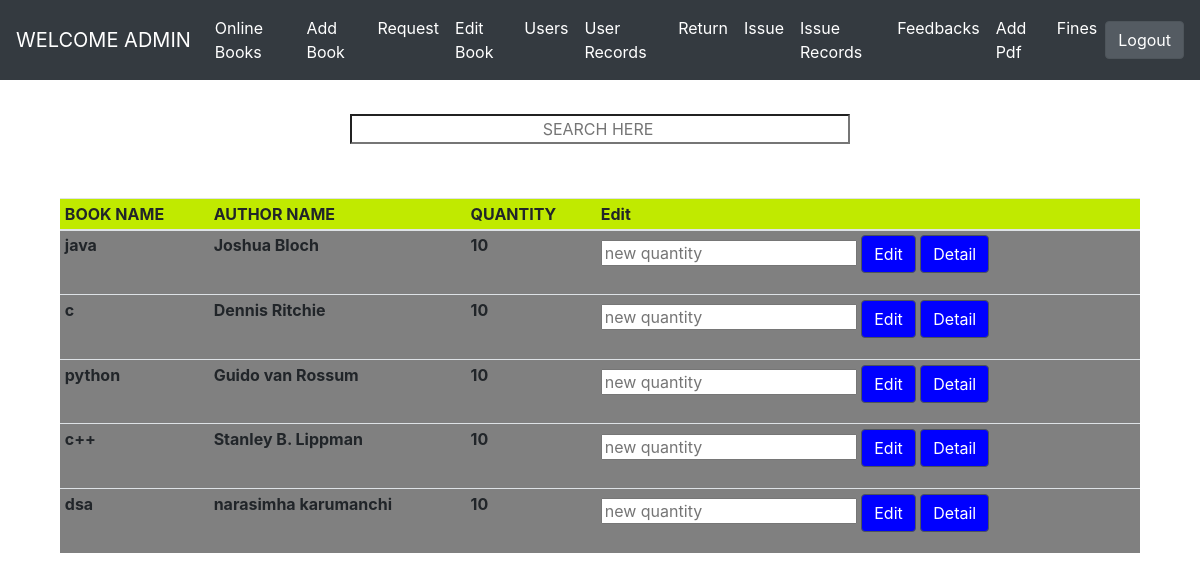
/display_books/ (signed in), run on the app's committed database.
### library_management_system/models.py (models this page shows, shortened)
class Book(models.Model):
    book_title = models.CharField(max_length=200)
    book_author = models.CharField(max_length=100)
    quantity = models.IntegerField(validators=[MinValueValidator(0)])
    class Meta:
        unique_together = ['book_title','book_author']

### library_management_system/admin_views.py (the view, shortened to what this page needs)
# urls.py: path('display_books/',admin_views.display_books_admin,name='display_book'),
@user_passes_test(lambda u: u.is_superuser)
def display_books_admin(request):
    books = Book.objects.all()
    return render(request,'display_books.html',{'books':books})

### library_management_system/templates/display_books.html (shortened to what this page needs)
<head>
</head>
{% extends 'index.html'%}
{% block content %}
<br>
<br>
{% if books %}
<br>
<center><input id="search" type="search" class="container" style="padding:1px;width: 500px;" placeholder="SEARCH HERE"></center>
  <br>
  <div class="container" style="padding:30px;">
<table class="table table-hover table-sm">
  <thead class = "thead">
<tr bgcolor="cream">
   <th>BOOK NAME</th>
    <th>AUTHOR NAME</th>
    <th>QUANTITY</th>
    <th>Edit</th>
</tr>
<tbody id="table_data">
    {% for i in books %}
    <tr bgcolor="gray">
        <td><b>{{i.book_title}}</b></td>
        <td><b>{{i.book_author}}</b></td>
        <td><b>{{i.quantity}}</b></td>
        <td>
          <form method="POST" >
            <input type="number" min="0" id="quantity" name="quantity" placeholder="new quantity">
            <button type="submit"class="btn btn-secondary btn active" style="background-color: blue;" name="edit">Edit</button>
            <button type="submit"class="btn btn-secondary btn active" style="background-color: blue;" name="detail">Detail</button>
        </form>
      </td>
    </tr>
    {% endfor %}
  </tbody>
</thead>
  </table>
  </div>
  {% else %}
  <h2><center>No Book Available</center></h2>
  {% endif %}
{% endblock %}

### library_management_system/templates/index.html (shortened to what this page needs)
<html>
    <head>
        <link rel="stylesheet" href="https://cdn.jsdelivr.net/npm/bootstrap@4.0.0/dist/css/bootstrap.min.css">
    </head>
<nav class="navbar navbar-expand-lg fixed-top navbar-light bg-light,navbar navbar-dark bg-dark" id="navi">
    <a class="navbar-brand" href="{% url 'home' %}">WELCOME {{request.user|upper}} </a>
    <div class="collapse navbar-collapse" id="navbarSupportedContent">
      <ul class="navbar-nav mr-auto">
        <li class="nav-item active">
          <a class="nav-link" href="{% url 'view_pdf' %}">Online Books  <span class="sr-only">(current)</span></a>
        </li>
          {% if request.user.is_superuser %}
          <li class="nav-item active">
            <a class="nav-link" href="{% url 'add' %}">Add Book  <span class="sr-only">(current)</span></a>
          </li>
          {% endif %}
          {% if request.user.is_superuser %}
          <li class="nav-item active">
            <a class="nav-link" href="{% url 'issue_req' %}">Request <span class="sr-only">(current)</span></a>
          </li>
          {% endif %}
          {% if request.user.is_superuser %}
          <li class="nav-item active">
            <a class="nav-link" href="{% url 'display_book' %}">Edit Book  <span class="sr-only">(current)</span></a>
          </li>
          {% endif %}
          {% if request.user.is_superuser %}
          <li class="nav-item active">
            <a class="nav-link" href="{% url 'display_users' %}">Users  <span class="sr-only">(current)</span></a>
          </li>
          {% endif %}
          {% if request.user.is_superuser %}
          <li class="nav-item active">
            <a class="nav-link" href="{% url 'user_records' %}">User Records  <span class="sr-only">(current)</span></a>
          </li>
          {% endif %}
          {% if request.user.is_superuser %}
          <li class="nav-item active">
            <a class="nav-link" href="{% url 'return_book_admin' %}">Return  <span class="sr-only">(current)</span></a>
          </li>
          {% endif %}
          {% if request.user.is_superuser %}
          <li class="nav-item active">
            <a class="nav-link" href="{% url 'issue_book_admin' %}">Issue <span class="sr-only">(current)</span></a>
          </li>
          {% endif %}
          {% if request.user.is_superuser %}
          <li class="nav-item active">
            <a class="nav-link" href="{% url 'records' %}">Issue Records    <span class="sr-only">(current)</span></a>
          </li>
          {% endif %}
          {% if request.user.is_superuser %}
          <li class="nav-item active">
            <a class="nav-link" href="{% url 'admin_feedback' %}">Feedbacks <span class="sr-only">(current)</span></a>
          </li>
          {% endif %}
          {% if request.user.is_superuser %}
          <li class="nav-item active">
            <a class="nav-link" href="{% url 'add_pdf' %}">Add Pdf <span class="sr-only">(current)</span></a>
          </li>
          {% endif %}
          {% if request.user.is_superuser %}
          <li class="nav-item active">
            <a class="nav-link" href="{% url 'all_user_fine' %}">Fines  <span class="sr-only">(current)</span></a>
          </li>
          {% endif %}
      </ul>
      <a href="{% url 'logout' %}" class="btn btn-secondary active" role="button" aria-pressed="true">Logout </a>
    </div>
  </nav>
  {% block content %}
  {% endblock %}
</html>

### library_management_system/templates/display_books.html (style rules this page uses)
input[type="search"]::placeholder { text-align: center; }
#search { width: 100%; }

### data on the page
Book: book_title "java", book_author "Joshua Bloch", quantity "10"
Book: book_title "c", book_author "Dennis Ritchie", quantity "10"
Book: book_title "python", book_author "Guido van Rossum", quantity "10"
Book: book_title "c++", book_author "Stanley B. Lippman", quantity "10"
Book: book_title "dsa", book_author "narasimha karumanchi", quantity "10"

### other printed values
{{ request.user|upper }} "ADMIN"
